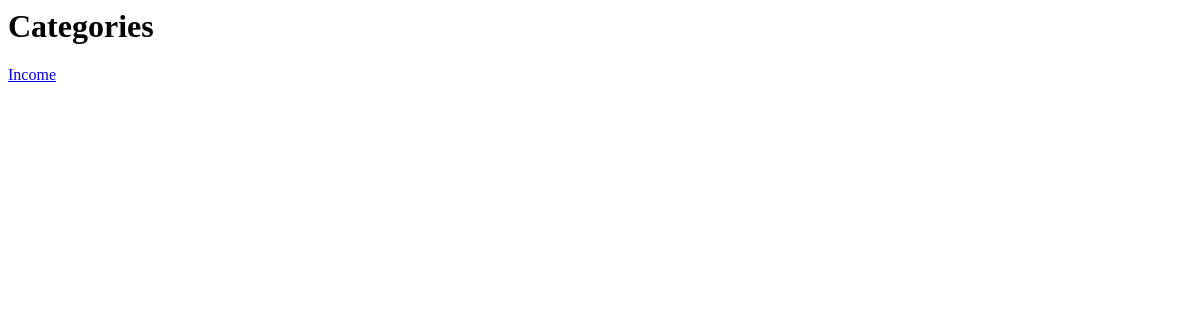
The page /categories on the database as committed earlier.
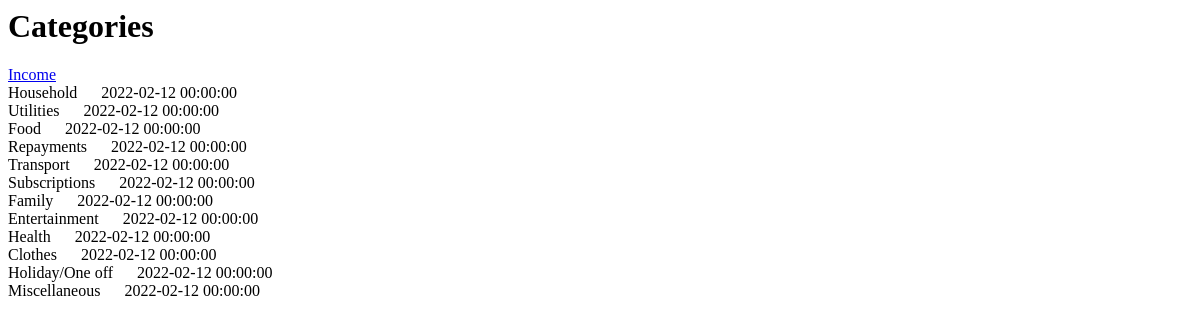
The same page on the database as committed later.
### application/models.py (models this page shows)
class Categories(db.Model):
    id = db.Column(db.Integer, primary_key = True)
    name = db.Column(db.String(50), unique = True, nullable = False)
    created_at = db.Column(db.DateTime, nullable = False, default = date.today())
    updated_at = db.Column(db.DateTime, nullable = False, default = date.today())
    items = db.relationship('Items', backref = 'category')

### application/routes.py (the view)
@app.route('/categories', methods=['POST', 'GET'])
def categories():
    categories = Categories.query.all()
    return render_template('categories.html', title="Categories", categories=categories)

### application/templates/categories.html
{% extends 'layout.html' %}
{% block body_content %}
    {% for category in categories %}
        {{ category.name }} &emsp; {{ category.created_at }}<br>
    {% endfor %}
{% endblock body_content %}

### application/templates/layout.html (shortened to what this page needs)
<html lang="en">
<head>
</head>
<body>
    <h1>{{ title }}</h1>
    <a href="{{ url_for('index') }}">Income</a>
    <br>
    {% block body_content %}
    {% endblock body_content %}
</body>
</html>

Rows that differ between the two databases and show on the page:
added Categories: name "Household", created_at "2022-02-12 00:00:00"
added Categories: name "Utilities", created_at "2022-02-12 00:00:00"
added Categories: name "Food", created_at "2022-02-12 00:00:00"
added Categories: name "Repayments", created_at "2022-02-12 00:00:00"
added Categories: name "Transport", created_at "2022-02-12 00:00:00"
added Categories: name "Subscriptions", created_at "2022-02-12 00:00:00"
added Categories: name "Family", created_at "2022-02-12 00:00:00"
added Categories: name "Entertainment", created_at "2022-02-12 00:00:00"
added Categories: name "Health", created_at "2022-02-12 00:00:00"
added Categories: name "Clothes", created_at "2022-02-12 00:00:00"
added Categories: name "Holiday/One off", created_at "2022-02-12 00:00:00"
added Categories: name "Miscellaneous", created_at "2022-02-12 00:00:00"
